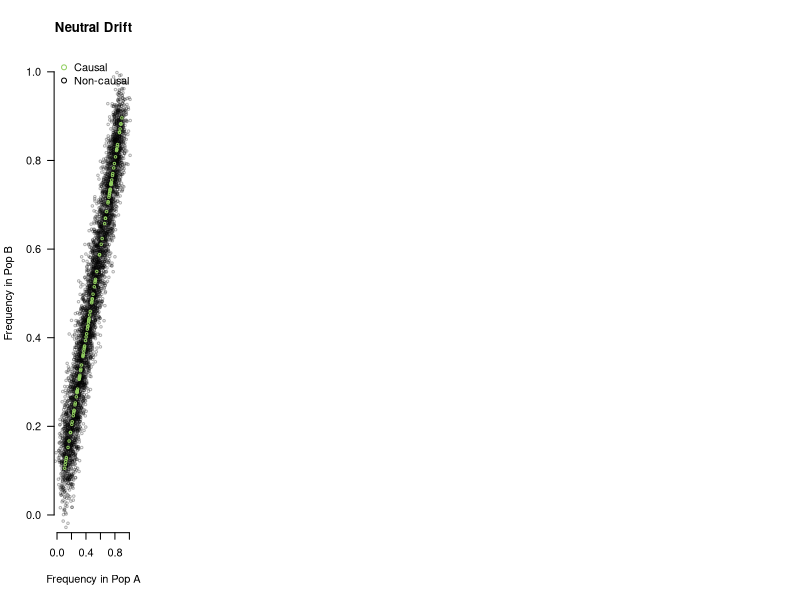

Source code (R): (Note: this script raises an error after producing the figure.)
set.seed(0)
pdf("stratification_sim_heritable.pdf",width=20,height=4)
par(mfrow=c(1,5))

M = 5e3
N = 10e3
M_causal = 100
hsq = 0.2

maf_p0 = runif(M,0.1,0.9)
maf_p1 = maf_p0 + rnorm(M,0,0.05)
maf_p2 = maf_p0 + rnorm(M,0,0.05)

# select causal variants to have identical frequencies
p_causal = sample(1:M,M_causal)
maf_p1[p_causal] = maf_p0[p_causal]
maf_p2[p_causal] = maf_p0[p_causal]

plot(maf_p1,maf_p2,las=1,xlim=c(0,1),ylim=c(0,1),cex=0.5,col="#00000050",bty="n",xlab="Frequency in Pop A",ylab="Frequency in Pop B",main="Neutral Drift")
points( maf_p1[p_causal],maf_p2[p_causal],col="#91cf60",cex=0.5)
legend("topleft",legend=c("Causal","Non-causal"),col=c("#91cf60","#000000"),bty="n",pch=1)
maf_p1[ maf_p1 < 0.1 ] = 0.1
maf_p1[ maf_p1 > 0.9 ] = 0.9
maf_p2[ maf_p2 < 0.1 ] = 0.1
maf_p2[ maf_p2 > 0.9 ] = 0.9

X1 = matrix(NA,N,M)
X2 = matrix(NA,N,M)
for ( i in 1:M ) {
  X1[,i] = rbinom(N,2,maf_p1[i])
  X2[,i] = rbinom(N,2,maf_p2[i])
}
X_both = scale( rbind(X1,X2) )

# generate phenotypes with different population means
pop_lbl = c(rep(0,N),rep(1,N))
# generate the genetic component
b_causal = rnorm(M_causal,0,sqrt(hsq/M_causal))
gv = scale(X_both[,p_causal] %*% b_causal / M_causal) * sqrt(hsq)
# generate the phenotype
y = pop_lbl * 0.5 + gv + rnorm(N*2,0,sqrt(1-hsq))

# compute GWAS betas
beta = sqrt(N) * t(X_both) %*% (y) / N
# compute polygenic scores
prs = X_both %*% beta / M

clr = c("#d53e4f","#fc8d59")
brk = seq(-max(abs(y)),max(abs(y)),length.out=100)
hist(y,breaks=brk,border=NA,col=NA,las=1,xlab="Phenotype",ylab="",main="Heritable + stratified phenotype",bty="n",yaxt="n")
hist(y[pop_lbl==0],breaks=brk,add=T,border="#d53e4f",col="#d53e4f50")
hist(y[pop_lbl==1],breaks=brk,add=T,border="#fc8d59",col="#fc8d5950")
legend("topleft",legend=c("Population A","Population B"),fill=c("#d53e4f","#fc8d59"),bty="n")

brk = seq(-max(abs(gv)),max(abs(gv)),length.out=100)
hist(gv,breaks=brk,border=NA,col=NA,las=1,xlab="Genetic Value",ylab="",main="True genetic value",bty="n",yaxt="n")
hist(gv[pop_lbl==0],breaks=brk,add=T,border="#d53e4f",col="#d53e4f50")
hist(gv[pop_lbl==1],breaks=brk,add=T,border="#fc8d59",col="#fc8d5950")

brk = seq(-max(abs(prs)),max(abs(prs)),length.out=100)
hist(prs,breaks=brk,border=NA,col=NA,las=1,xlab="Polygenic Score",main="Predicted genetic value",ylab="",bty="n",yaxt="n")
hist(prs[pop_lbl==0],breaks=brk,add=T,border="#d53e4f",col="#d53e4f50")
hist(prs[pop_lbl==1],breaks=brk,add=T,border="#fc8d59",col="#fc8d5950")

cat( cor(prs,pop_lbl),cor(y,pop_lbl),'\n')
cor(prs[pop_lbl == 0] , y[pop_lbl==0])

plot( prs , y , cex=0.5 , las=1 , type="n" , ylim=c(-1,1),bty="n",xlab="Polygenic score",ylab="Phenotype",main="Accurate within-group predictions",xlim=c(-1,1))
ncuts = 11

for ( cur_pop in c(0,1) ) {
cur_x = prs[pop_lbl == cur_pop]
cur_y = y[pop_lbl==cur_pop]
decs = cut( cur_x, quantile(cur_x, prob = seq(0, 1, length = ncuts), type = 5) )
xvals = rep(NA,ncuts)
yvals = xvals
ctr = 1
for ( i in unique(decs) ) {
  xvals[ctr] = mean(cur_x[decs==i],na.rm=T)
  yvals[ctr] = mean(cur_y[decs==i],na.rm=T)
  ctr = ctr + 1
}
ord = order(xvals)
xvals = xvals[ord]
yvals = yvals[ord]
points(xvals,yvals,pch=19,col=clr[cur_pop+1] )
lines(xvals,yvals,col=clr[cur_pop+1] )
}
dev.off()